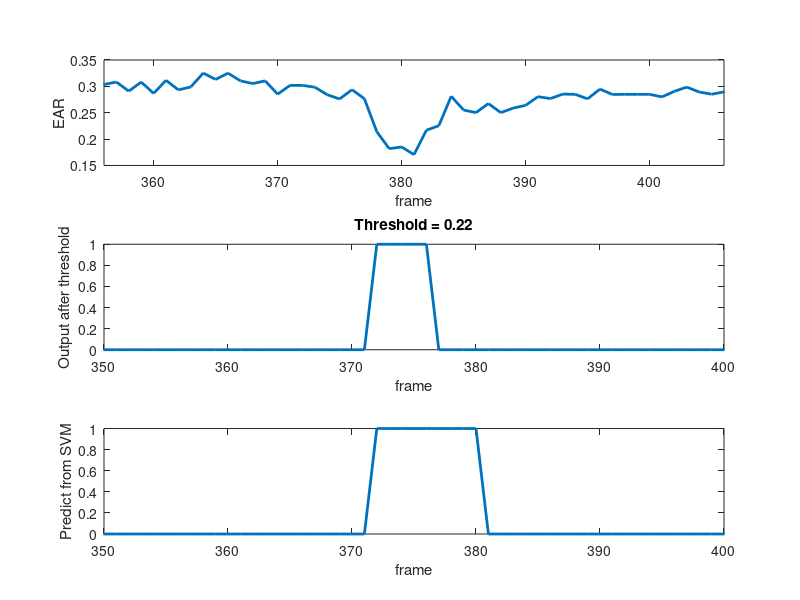

Reproduce this figure in MATLAB.
input = load('ear_fortrain.txt')
input1 = load('ear_after_threshold.txt')
input2 = load('ear_after_svm.txt')

subplot(3,1,1)
plot(input,'LineWidth',2)
xlim([356,406])
xlabel('frame')
ylabel('EAR')

subplot(3,1,2)
plot(input1,'LineWidth',2)
xlim([350,400])
xlabel('frame')
ylabel('Output after threshold')
title('Threshold = 0.22')

subplot(3,1,3)
plot(input2,'LineWidth',2)
xlim([350,400])
xlabel('frame')
ylabel('Predict from SVM')

% xlim([350,400])

% ylim([0,0.35])